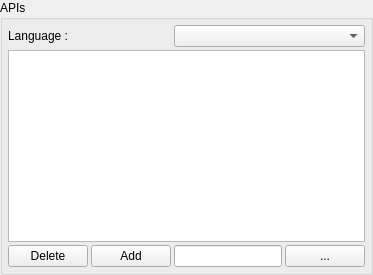
     <widget class="QWidget" name="pSourceAPIs">
      <layout class="QVBoxLayout">
       <property name="spacing">
        <number>3</number>
       </property>
       <property name="margin">
        <number>0</number>
       </property>
       <item>
        <widget class="QGroupBox" name="gbSourceAPIs">
         <property name="title">
          <string>APIs</string>
         </property>
         <layout class="QGridLayout">
          <property name="margin">
           <number>5</number>
          </property>
          <property name="spacing">
           <number>3</number>
          </property>
          <item row="1" column="0" colspan="4">
           <widget class="QListWidget" name="lwSourceAPIs">
            <property name="statusTip">
             <string>List of API files</string>
            </property>
           </widget>
          </item>
          <item row="2" column="1">
           <widget class="QPushButton" name="pbSourceAPIsAdd">
            <property name="text">
             <string>Add</string>
            </property>
           </widget>
          </item>
          <item row="2" column="2">
           <widget class="QLineEdit" name="leSourceAPIs"/>
          </item>
          <item row="2" column="3">
           <widget class="QPushButton" name="pbSourceAPIsBrowse">
            <property name="text">
             <string>...</string>
            </property>
           </widget>
          </item>
          <item row="2" column="0">
           <widget class="QPushButton" name="pbSourceAPIsDelete">
            <property name="text">
             <string>Delete</string>
            </property>
           </widget>
          </item>
          <item row="0" column="0" colspan="2">
           <widget class="QLabel" name="lSourceAPIsLanguage">
            <property name="text">
             <string>Language :</string>
            </property>
           </widget>
          </item>
          <item row="0" column="2" colspan="2">
           <widget class="QComboBox" name="cbSourceAPIsLanguages">
            <property name="toolTip">
             <string>Select language to be configured.</string>
            </property>
           </widget>
          </item>
         </layout>
        </widget>
       </item>
      </layout>
     </widget>
